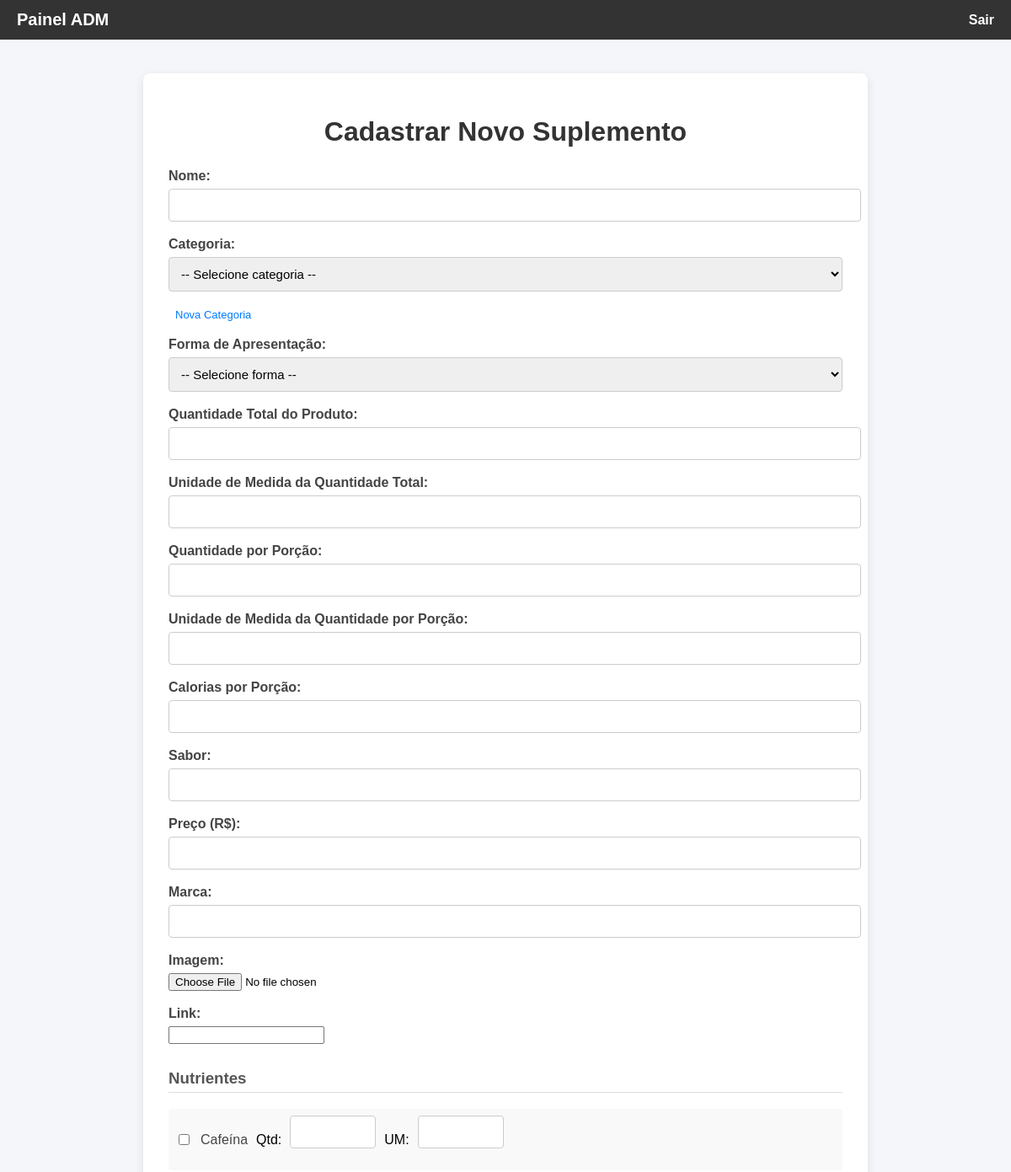
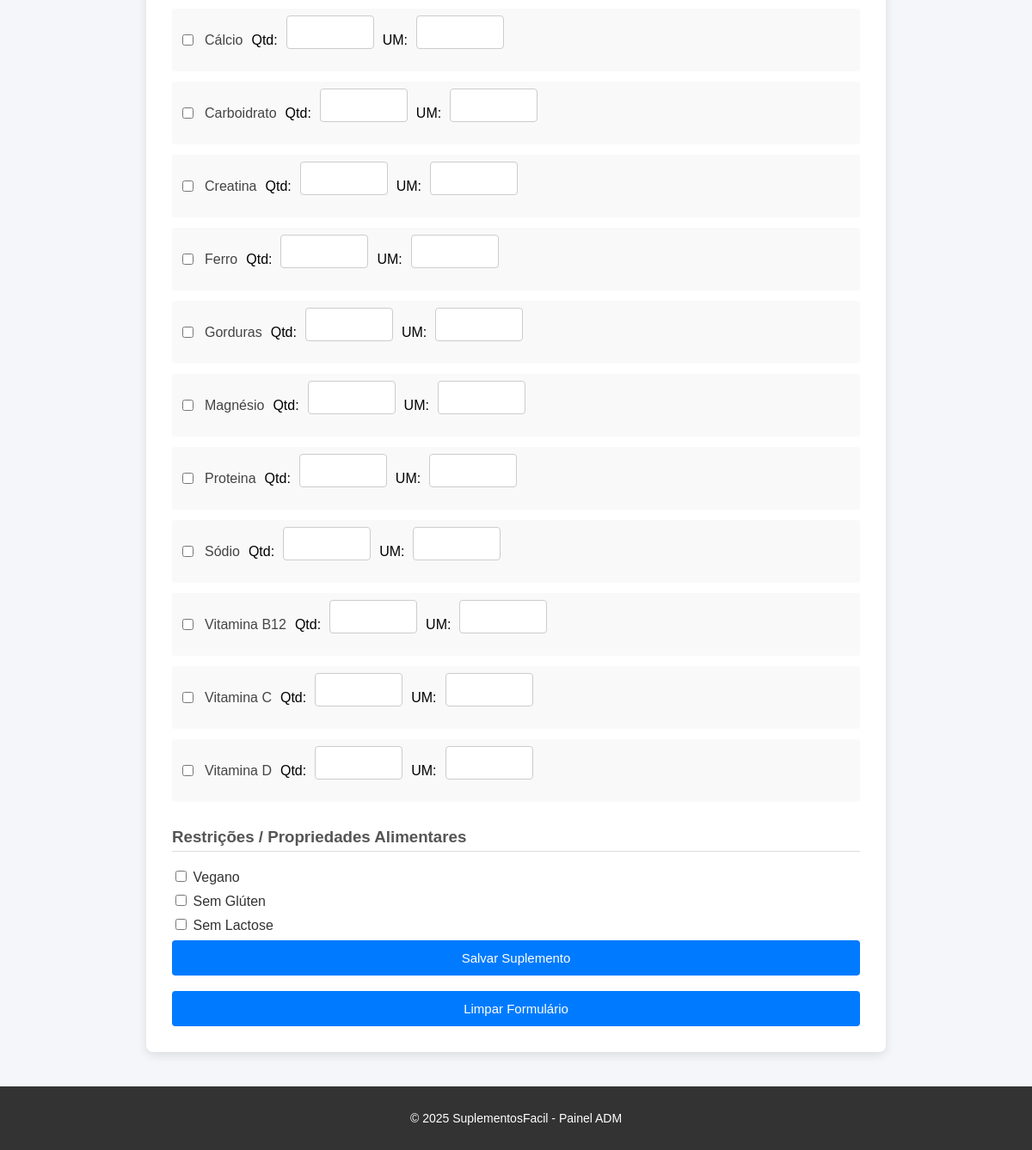
The page /index.php?controller=suplemento&action=cadastrarForm (signed in) on the database its author committed (2 pictures, top to bottom).
### tables this page shows
CREATE TABLE `nutriente` (
  `id` int(11) NOT NULL,
  `nome` varchar(150) NOT NULL,
  `tipo` varchar(100) DEFAULT NULL
);

### app/controllers/SuplementoController.php (called while the page is built, shortened)
<?php
require_once __DIR__ . '/../dao/NutrienteDAO.php';
class SuplementoController
{
    public function cadastrarForm()
    {
        $nutDao = new NutrienteDAO();
        $nutrientes = $nutDao->listarTodos();
        require __DIR__ . '/../views/suplementos/cadastrar.php';
    }
}

### config/banco.php (called while the page is built)
<?php
function getConnection() {
    try {
        $conexao = new PDO("mysql:host=localhost;dbname=suplementosfacil", "root", "");
        $conexao->setAttribute(PDO::ATTR_ERRMODE, PDO::ERRMODE_EXCEPTION);
        return $conexao;
    } catch (PDOException $e) {
        die("Erro: " . $e->getMessage());
    }
}
?>

### app/dao/NutrienteDAO.php (called while the page is built, shortened)
<?php
require_once __DIR__ . '/../../config/banco.php';
require_once __DIR__ . '/../models/Nutriente.php';
class NutrienteDAO
{
    private $conexao;
    public function __construct()
    {
        $this->conexao = getConnection();
    }
    public function listarTodos()
    {
        $sql = "SELECT * FROM nutriente ORDER BY nome ASC";
        $stmt = $this->conexao->query($sql);
        $lista = [];
        while ($row = $stmt->fetch(PDO::FETCH_ASSOC)) {
            $n = new Nutriente();
            $n->setId($row['id']);
            $n->setNome($row['nome']);
            $n->setTipo($row['tipo']);
            $lista[] = $n;
        }
        return $lista;
    }
}

### app/models/Nutriente.php (called while the page is built, shortened)
<?php
class Nutriente
{
    private int $id;
    private string $nome;
    public function getId(){
        return $this->id;
    }
    public function setId(int $id){
         $this->id = $id;
        }
    public function getNome(){
         return $this->nome;
        }
    public function setNome(string $nome){
        $this->nome = $nome;
    }
}

### app/views/suplementos/cadastrar.php (the view, shortened to what this page needs)
<!DOCTYPE html>
<html lang="pt-br">
<head>
 <link rel="stylesheet" href="public/css/suplemento/cadastrar.css">
</head>
<body>
  <header>
    <nav class="navbar">
      <div class="logo">Painel ADM</div>
      <div class="logout">
        <a href="index.php?controller=usuario&action=logout">Sair</a>
      </div>
    </nav>
  </header>
  <div class="container">
    <h1>Cadastrar Novo Suplemento</h1>
    <form id="formSuplemento" action="index.php?controller=suplemento&action=cadastrar" method="POST" enctype="multipart/form-data">
      <label>Nome:</label>
      <input type="text" name="nome" required minlength="3">
      <label>Categoria:</label>
      <select name="categoria_id" required>
        <option value="">-- Selecione categoria --</option>
      </select>
      <a href="index.php?controller=categoria&action=cadastrarForm" class="link-inline">Nova Categoria</a><br><br>
      <label>Forma de Apresentação:</label>
      <select name="forma_apresentacao" required>
        <option value="">-- Selecione forma --</option>
      </select>
      <label>Quantidade Total do Produto:</label>
      <input type="number" name="quantidade_total" required min="1">
      <label>Unidade de Medida da Quantidade Total:</label>
      <input type="text" name="quantidade_total_UM" required>
      <label>Quantidade por Porção:</label>
      <input type="number" name="quantidade_por_porcao" required min="1">
      <label>Unidade de Medida da Quantidade por Porção:</label>
      <input type="text" name="quantidade_por_porcao_UM" required>
      <label>Calorias por Porção:</label>
      <input type="number" name="calorias" required min="0">
      <label>Sabor:</label>
      <input type="text" name="sabor" required>
      <label>Preço (R$):</label>
      <input type="number" step="0.01" name="preco" required min="0.01">
      <label>Marca:</label>
      <input type="text" name="marca">
      <label>Imagem:</label>
      <input type="file" name="img" accept="image/*">
      <br><br>
      <label>Link:</label>
      <input type="url" name="link">
      <h3>Nutrientes</h3>
      <?php if (!empty($nutrientes)): ?>
        <?php foreach ($nutrientes as $n): ?>
          <div class="nutriente-item">
            <input type="checkbox" name="nutrientes[]" value="<?= $n->getId(); ?>" id="nut_<?= $n->getId(); ?>">
            <label for="nut_<?= $n->getId(); ?>"><?= htmlspecialchars($n->getNome()); ?></label>
            <span>Qtd:</span>
            <input type="number" name="qtd_<?= $n->getId(); ?>" step="any" min="0" style="width:80px;">
            <span>UM:</span>
            <input type="text" name="un_<?= $n->getId(); ?>" style="width:80px;">
          </div>
        <?php endforeach; ?>
      <?php else: ?>
        <p>Nenhum nutriente cadastrado. <a href="index.php?c=nutriente&a=cadastrarForm">Cadastre um nutriente primeiro</a></p>
      <?php endif; ?>
      <h3>Restrições / Propriedades Alimentares</h3>
      <div class="checkbox-group">
        <label><input type="checkbox" name="vegano"> Vegano</label>
        <label><input type="checkbox" name="gluten"> Sem Glúten</label>
        <label><input type="checkbox" name="lactose"> Sem Lactose</label>
      </div>
      <button type="submit">Salvar Suplemento</button>
      <br><br>
      <button type="reset">Limpar Formulário</button>
    </form>
  </div>
  <footer>
    <p>&copy; 2025 SuplementosFacil - Painel ADM</p>
  </footer>
</body>
</html>

### public/css/suplemento/cadastrar.css (style rules this page uses)
body { font-family: Arial, sans-serif; background: #f4f6f9; margin: 0; padding: 0; }
header nav.navbar { background: #333; color: #fff; padding: 12px 20px; display: flex; justify-content: space-between; align-items: center; }
.navbar .logo { font-size: 20px; font-weight: bold; }
.navbar .logout a { color: #fff; text-decoration: none; font-weight: bold; }
.container { max-width: 800px; margin: 40px auto; background: #fff; padding: 30px; border-radius: 8px; box-shadow: 0 4px 12px rgba(0,0,0,0.1); }
h1 { text-align: center; color: #333; margin-bottom: 25px; }
form label { display: block; font-weight: bold; margin-bottom: 6px; color: #444; }
form input[type="text"], form input[type="number"], form select { width: 100%; padding: 10px; margin-bottom: 18px; border: 1px solid #ccc; border-radius: 4px; font-size: 15px; transition: border-color 0.3s, box-shadow 0.3s; }
h3 { margin-top: 30px; color: #555; border-bottom: 1px solid #ddd; padding-bottom: 5px; }
.nutriente-item { display: flex; flex-wrap: wrap; align-items: center; gap: 10px; margin-bottom: 12px; padding: 8px; background: #f9f9f9; border-radius: 4px; }
.nutriente-item label { font-weight: normal; margin: 0; }
.checkbox-group label { display: block; margin-bottom: 8px; font-weight: normal; color: #333; }
button { background: #007bff; color: #fff; padding: 12px 20px; border: none; border-radius: 4px; cursor: pointer; font-size: 15px; transition: background 0.3s; width: 100%; }
.link-inline { font-size: 13px; margin-left: 8px; color: #007bff; text-decoration: none; }
footer { text-align: center; padding: 15px; background: #333; color: #fff; font-size: 14px; }

### rows shown on the page
nutriente: nome "Cafeína"
nutriente: nome "Cálcio"
nutriente: nome "Carboidrato"
nutriente: nome "Creatina"
nutriente: nome "Ferro"
nutriente: nome "Gorduras"
nutriente: nome "Magnésio"
nutriente: nome "Proteina"
nutriente: nome "Sódio"
nutriente: nome "Vitamina B12"
nutriente: nome "Vitamina C"
nutriente: nome "Vitamina D"
